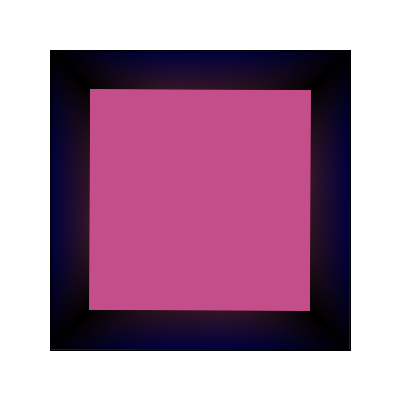
Frame 1 (no input)
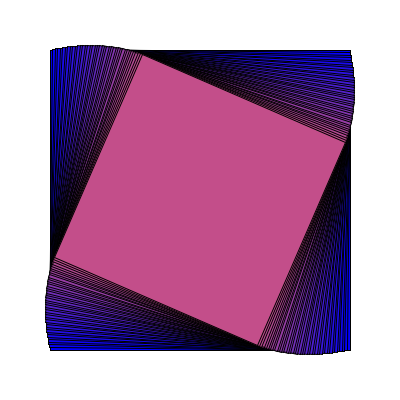
Frame 60 (the mouse pressed at the canvas centre just before this capture)
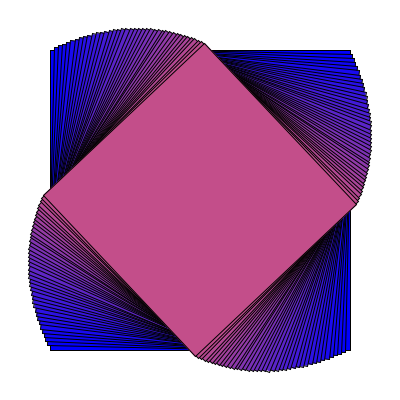
Frame 120 (the mouse held since frame 60 and released just before this capture)

The Processing sketch that drew these frames (run headless with seeded random() and noise(); from frame 60 on, the mouse is pressed at the canvas centre):

// Processing sketch: rotacion_intro3
// ── rotacion_intro3.pde
float rot;
void setup() {
  size(400, 400);
  rot = 0;
}

void draw() {
  background(255);
  rot += 1;
  rectMode(CENTER);
  rect(width/2, height/2, 100, 100);

  for (int i=0; i<40; i++) {
    fill(i*5,i*2,255-i*3);
    pushMatrix();
    translate(width/2, height/2);
    rotate( radians(rot/100 *i) );
    rect(0, 0, 300 - 2*i, 300 - 2*i);
    popMatrix();
  }
}
